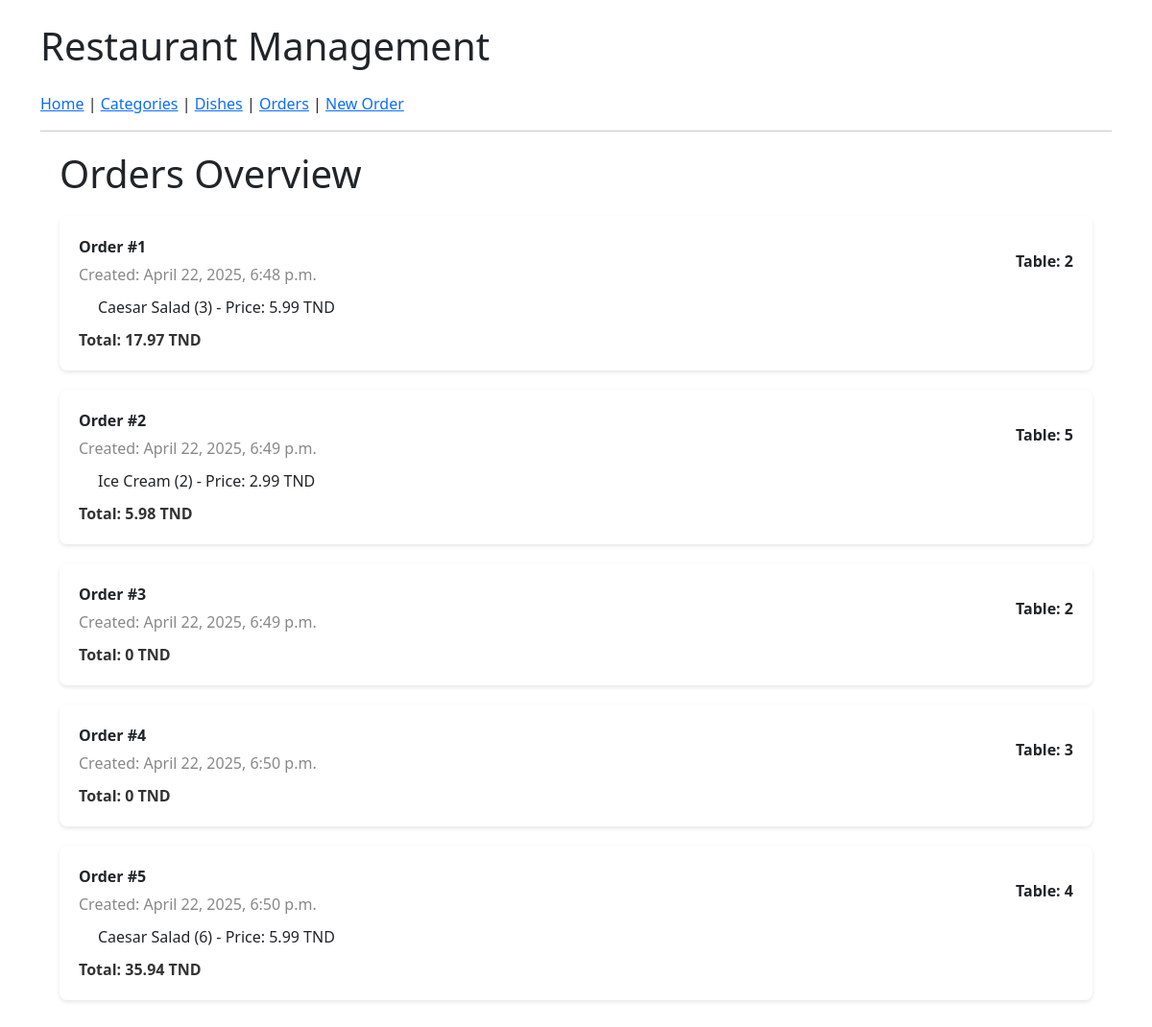
/orders/, run on an earlier commit of the app's database.
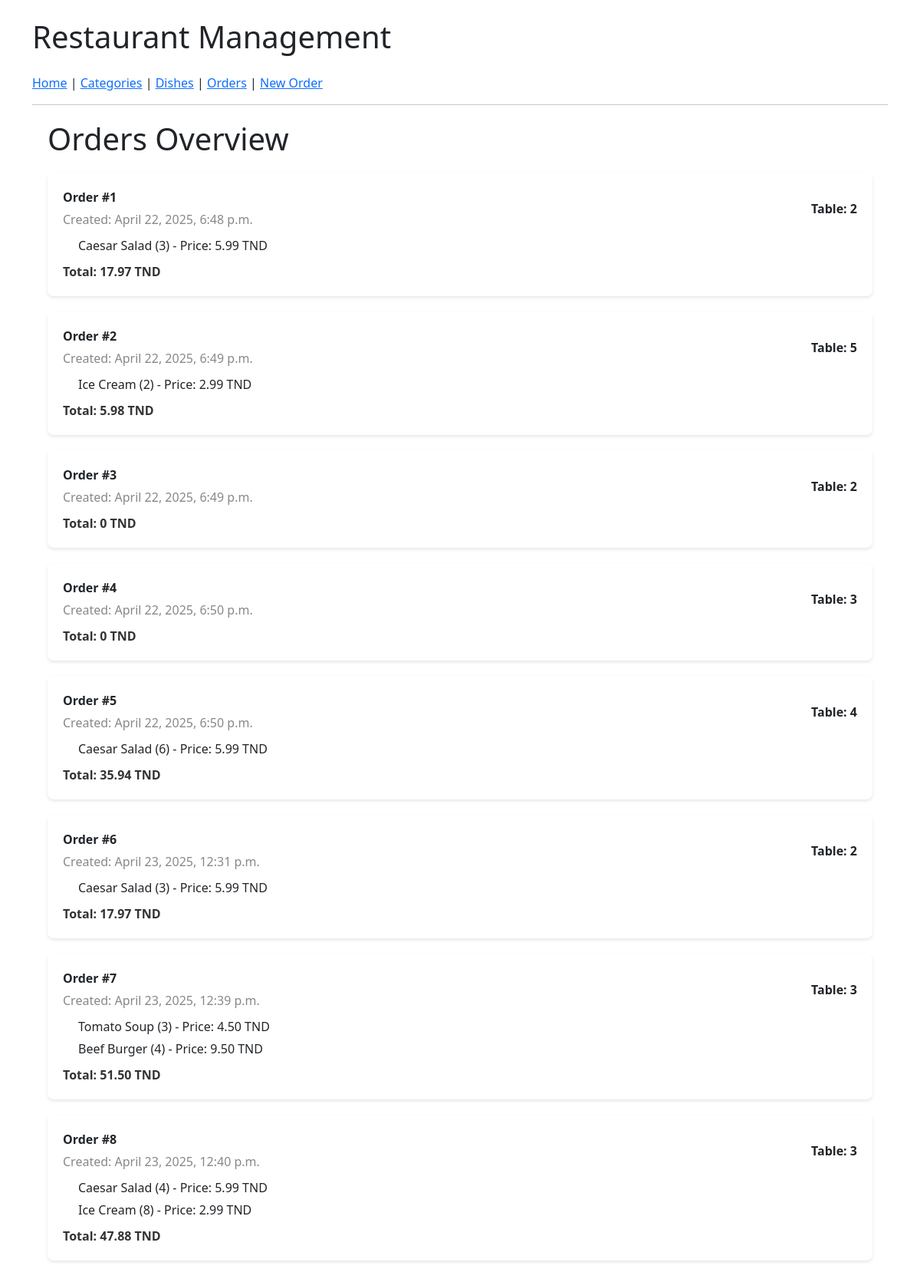
And on a later commit of the database.
### menu/models.py (models this page shows, shortened)
class Order(models.Model):
    table_number = models.IntegerField()
    created_at = models.DateTimeField(auto_now_add=True)
    def total_cost(self):
        return sum(item.dish.price * item.quantity for item in self.items.all())

class OrderItem(models.Model):
    order = models.ForeignKey(Order, on_delete=models.CASCADE, related_name='items')
    dish = models.ForeignKey(Dish, on_delete=models.CASCADE)
    quantity = models.PositiveIntegerField()

class Dish(models.Model):
    name = models.CharField(max_length=100)
    price = models.DecimalField(max_digits=6, decimal_places=2)
    description = models.TextField(blank=True)
    image = models.ImageField(upload_to='dish_images/', blank=True, null=True)
    category = models.ForeignKey(Category, on_delete=models.CASCADE, related_name='dishes')

### menu/views.py (the view)
# urls.py: path('orders/', views.OrderListView.as_view(), name='order_list'),
class OrderListView(ListView):
    model = Order
    template_name = 'menu/order_list.html'
    context_object_name = 'orders'

### menu/templates/menu/order_list.html (shortened to what this page needs)
{% extends 'menu/base.html' %}
{% load static %}
{% block content %}
<div class="content">
    <h1>Orders Overview</h1>
    <ul class="order-list">
        {% for order in orders %}
        <li class="order-item">
            <div class="order-details">
                <div class="order-info">
                    <span class="order-id">Order #{{ order.id }}</span>
                    <span class="order-status">Created: {{ order.created_at }}</span>
                </div>
                <div class="customer-name">Table: {{ order.table_number }}</div>
            </div>
            <ul class="dishes-list">
                {% for item in order.items.all %}
                <li class="dish-item">
                    {{ item.dish.name }} ({{ item.quantity }}) - Price: {{ item.dish.price }} TND
                </li>
                {% endfor %}
            </ul>
            <div class="order-total">Total: {{ order.total_cost }} TND</div>
        </li>
        {% endfor %}
    </ul>
</div>
{% endblock %}

What changed in the data, as far as the page shows it:
added Order: id "6", created_at "April 23, 2025, 12:31 p.m.", table_number "2", total_cost "17.97"
added OrderItem: dish.name "Caesar Salad", quantity "3", dish.price "5.99", shown under "6"
added Order: id "7", created_at "April 23, 2025, 12:39 p.m.", table_number "3", total_cost "51.50"
added OrderItem: dish.name "Tomato Soup", quantity "3", dish.price "4.50", shown under "7"
added OrderItem: dish.name "Beef Burger", quantity "4", dish.price "9.50", shown under "7"
added Order: id "8", created_at "April 23, 2025, 12:40 p.m.", table_number "3", total_cost "47.88"
added OrderItem: dish.name "Caesar Salad", quantity "4", dish.price "5.99", shown under "8"
added OrderItem: dish.name "Ice Cream", quantity "8", dish.price "2.99"
